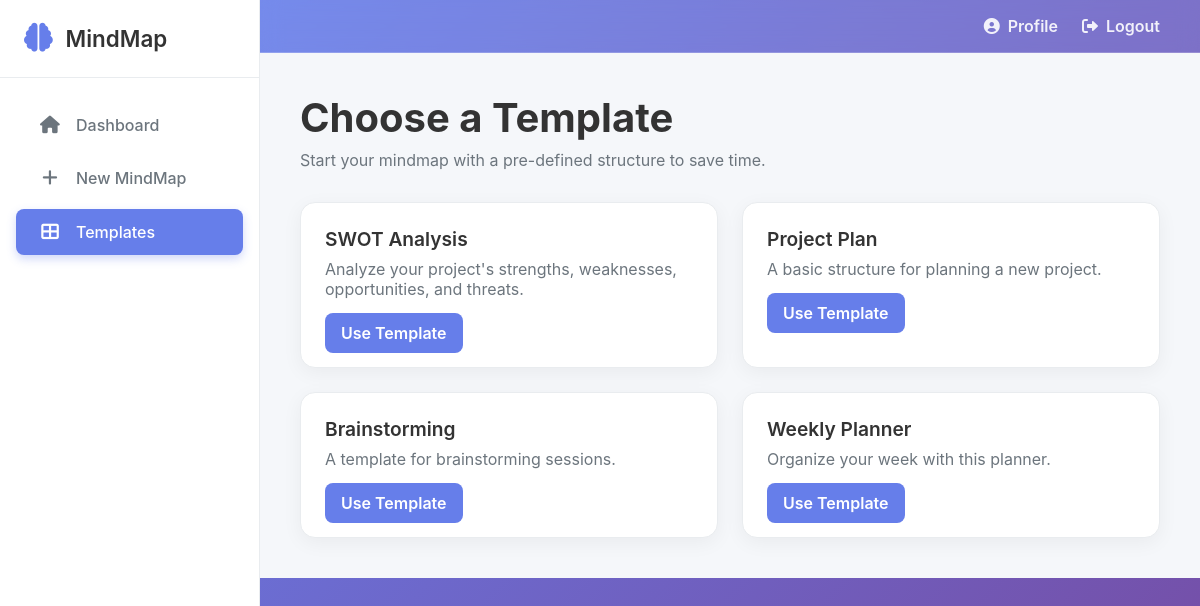
The page /templates.php (signed in) on the database as committed earlier.
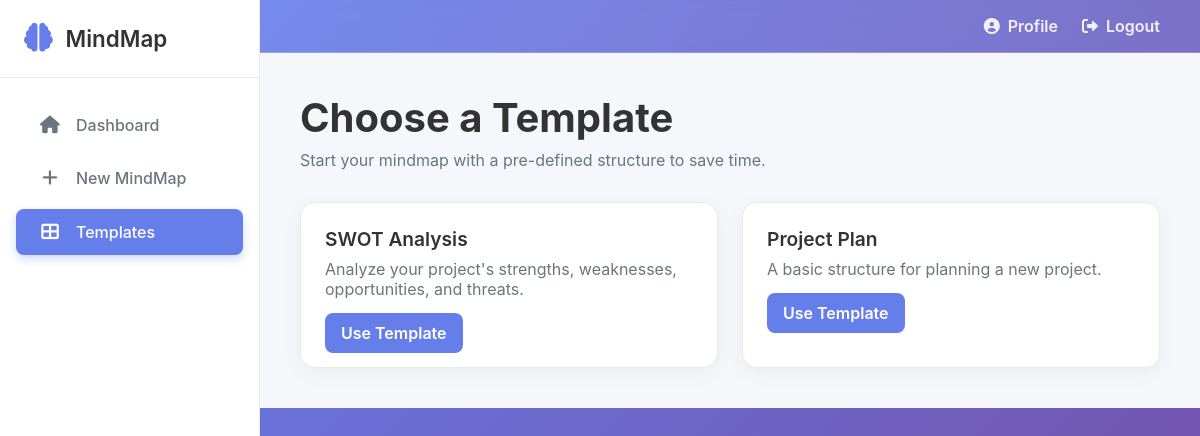
The same page on the database as committed later.
### tables this page shows
CREATE TABLE `templates` (
  `templateId` INT AUTO_INCREMENT PRIMARY KEY,
  `title` VARCHAR(255) NOT NULL,
  `description` TEXT,
  `nodeStructure` JSON NOT NULL
);

### templates.php (the view, shortened to what this page needs)
<?php
require_once 'config.php';
try {
    $stmt = $pdo->prepare("SELECT templateId, title, description FROM templates");
    $stmt->execute();
    $templates = $stmt->fetchAll();
} catch (PDOException $e) {
    $templates = [];
}
?>
<!DOCTYPE html>
<html lang="en">
<head>
    <link rel="stylesheet" href="css/style.css?v=<?php echo time(); ?>">
    <link href="https://cdnjs.cloudflare.com/ajax/libs/font-awesome/6.0.0/css/all.min.css" rel="stylesheet">
</head>
<body>
    <div class="dashboard-layout">
        <aside class="sidebar">
            <div class="sidebar-header">
                <i class="fas fa-brain logo-icon"></i>
                <span class="logo-text">MindMap</span>
            </div>
            <nav class="sidebar-nav">
                <ul>
                    <li><a href="dashboard.php"><i class="fas fa-home"></i> Dashboard</a></li>
                    <li><a href="editor.php"><i class="fas fa-plus"></i> New MindMap</a></li>
                    <li><a href="templates.php" class="active"><i class="fas fa-th-large"></i> Templates</a></li>
                </ul>
            </nav>
        </aside>
        <div class="main-content">
            <header class="top-navbar">
                <a href="profile.php" class="nav-item"><i class="fas fa-user-circle"></i> Profile</a>
                <a href="logout.php" class="nav-item"><i class="fas fa-sign-out-alt"></i> Logout</a>
            </header>
            <main class="mindmap-list-section templates-page">
                <h2>Choose a Template</h2>
                <p>Start your mindmap with a pre-defined structure to save time.</p>
                <div class="mindmaps-grid">
                    <?php if (empty($templates)): ?>
                        <p>No templates are available at the moment. Please check back later.</p>
                    <?php else: ?>
                        <?php foreach ($templates as $template): ?>
                            <div class="mindmap-card">
                                <h3 class="mindmap-card-title"><?php echo htmlspecialchars($template['title']); ?></h3>
                                <p class="template-description"><?php echo htmlspecialchars($template['description']); ?></p>
                                <div class="mindmap-card-actions">
                                    <a href="editor.php?template_id=<?php echo $template['templateId']; ?>">Use Template</a>
                                </div>
                            </div>
                        <?php endforeach; ?>
                    <?php endif; ?>
                </div>
            </main>
        </div>
    </div>
</body>
</html>

### css/style.css (style rules this page uses)
:root { --primary-color: #667eea; --sidebar-bg: #ffffff; --main-bg: #f5f7fa; --text-dark: #333; --text-light: #6c757d; --border-color: #e9ecef; --shadow-light: rgba(0, 0, 0, 0.05); }
* { margin: 0; padding: 0; box-sizing: border-box; }
body { font-family: -apple-system, BlinkMacSystemFont, "Segoe UI", Roboto, "Helvetica Neue", Arial, sans-serif; background-color: var(--main-bg); color: var(--text-dark); }
.dashboard-layout { display: flex; min-height: 100vh; }
.sidebar { width: 260px; background: var(--sidebar-bg); border-right: 1px solid var(--border-color); display: flex; flex-direction: column; padding: 1.5rem 0; flex-shrink: 0; z-index: 20; }
.sidebar-header { padding: 0 1.5rem 1.5rem; display: flex; align-items: center; gap: 0.8rem; border-bottom: 1px solid var(--border-color); margin-bottom: 1.5rem; }
.logo-icon { font-size: 1.8rem; color: var(--primary-color); }
.logo-text { font-size: 1.4rem; font-weight: 600; }
.sidebar-nav ul { list-style: none; }
.sidebar-nav a { display: flex; align-items: center; gap: 1rem; padding: 0.8rem 1.5rem; margin: 0 1rem 0.5rem; color: var(--text-light); text-decoration: none; border-radius: 8px; font-weight: 500; transition: all 0.2s ease-in-out; }
.sidebar-nav a.active, .sidebar-nav a:hover { background: var(--primary-color); color: white; box-shadow: 0 4px 10px rgba(102, 126, 234, 0.3); }
.sidebar-nav a i { font-size: 1.1rem; width: 20px; text-align: center; }
.main-content { flex-grow: 1; display: flex; flex-direction: column; overflow-y: auto; background: linear-gradient(135deg, #667eea 0%, #764ba2 100%); }
.top-navbar { background: rgba(255, 255, 255, 0.1); backdrop-filter: blur(10px); border-bottom: 1px solid rgba(255, 255, 255, 0.2); padding: 1rem 2.5rem; display: flex; justify-content: flex-end; align-items: center; gap: 1.5rem; z-index: 10; }
.top-navbar .nav-item, .top-navbar span { color: white; text-decoration: none; font-weight: 600; display: flex; align-items: center; gap: 0.5rem; opacity: 0.9; }
.mindmap-list-section { padding: 2.5rem; }
.mindmap-list-section h2 { font-size: 2.5rem; margin-bottom: 0.5rem; color: white; }
.mindmap-list-section > p { color: white; opacity: 0.8; margin-bottom: 2rem; }
.mindmaps-grid { display: grid; grid-template-columns: repeat(auto-fill, minmax(280px, 1fr)); gap: 1.5rem; }
.mindmap-card { background: rgba(255, 255, 255, 0.1); backdrop-filter: blur(10px); border: 1px solid rgba(255, 255, 255, 0.2); padding: 1.5rem; border-radius: 15px; box-shadow: 0 15px 35px rgba(0,0,0,0.1); transition: all 0.3s ease; color: white; }
.mindmap-card-title { font-size: 1.2rem; font-weight: 600; margin-bottom: 0.5rem; color: white; }
.mindmap-card-actions a { font-weight: 600; text-decoration: none; background: rgba(255, 255, 255, 0.2); padding: 0.6rem 1rem; border-radius: 8px; color: white; transition: background 0.3s ease; }
.main-content .templates-page { background: var(--main-bg); }
.templates-page h2 { color: var(--text-dark); }
.templates-page > p { color: var(--text-light); opacity: 1; }
.templates-page .mindmap-card { background: var(--sidebar-bg); backdrop-filter: none; border: 1px solid var(--border-color); box-shadow: 0 5px 20px var(--shadow-light); }
.templates-page .mindmap-card-title { color: var(--text-dark); }
.templates-page .template-description { color: var(--text-light); margin-bottom: 1.5rem; }
.templates-page .mindmap-card-actions a { background: var(--primary-color); color: white; }

Rows that differ between the two databases and show on the page:
removed templates: title "Brainstorming", description "A template for brainstorming sessions."
removed templates: title "Weekly Planner", description "Organize your week with this planner."
